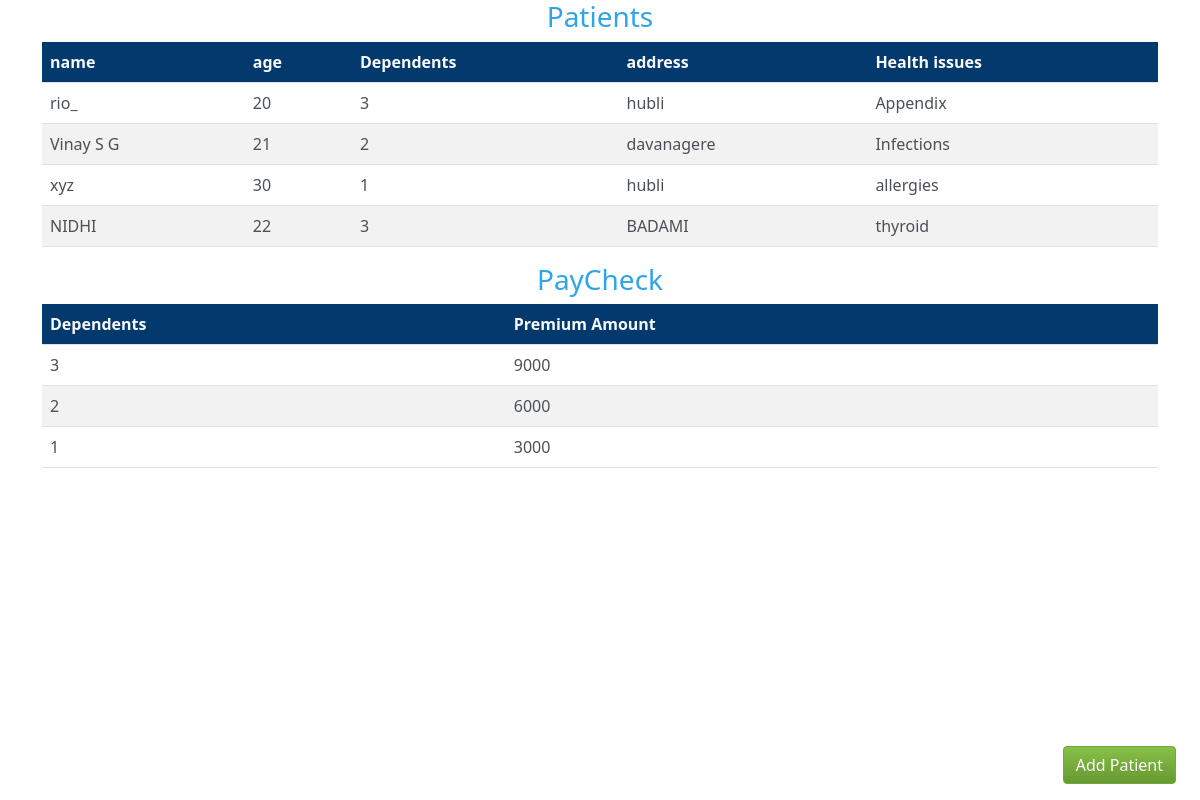
The page / on the database its author committed.
### myapp/models.py (models this page shows)
class PatientModel(models.Model):
    name = models.CharField(max_length = 128)
    age = models.CharField(max_length = 128)
    dependents = models.CharField(max_length = 128)
    address = models.CharField(max_length = 128)
    healthIssues = models.CharField(max_length = 128)

### myapp/views.py (the view)
# urls.py: path('', homepageview, name="homepage"),
def homepageview(request):
    patients = PatientModel.objects.all()
    dependency_dict = defaultdict(int)
    for patient in patients:
        dependency_dict[patient.dependents] = int(patient.dependents) * 3000
    context = {"patients": patients, "dependents": dependency_dict.items()}
    return render(request, "myapp/homepage.html", context)

### templates/myapp/homepage.html
{% extends "base.html" %}
{% block content %}
    <a href="{% url 'addpatientpage' %}" style="position: fixed;bottom: 2vh;right: 2vw;" class="btn btn-success">Add Patient</a>
    <div class="container">
        <h3 class="text-center">Patients</h3>
        <table class="table table-striped">
            <tr class="bg-info text-light">
                <th>name</th>
                <th>age</th>
                <th>Dependents</th>
                <th>address</th>
                <th>Health issues</th>
            </tr>
            {% for patient in patients %}
            <tr>
                <td>{{patient.name}}</td>
                <td>{{patient.age}}</td>
                <td>{{patient.dependents}}</td>
                <td>{{patient.address}}</td>
                <td>{{patient.healthIssues}}</td>
            </tr>
            {% endfor %}
        </table>
    </div>
    <div class="container">
        <h3 class="text-center">PayCheck</h3>
        <table class="table table-striped">
            <tr class="bg-info text-light">
                <th>Dependents</th>
                <th>Premium Amount</th>
            </tr>
            {% for key,value in dependents%}
            <tr>
                <td>{{key}}</td>
                <td>{{value}}</td>
            </tr>
            {% endfor %}
        </table>
    </div>
{% endblock %}

### templates/base.html (shortened to what this page needs)
<!DOCTYPE html>
{% load static %}
<html lang="en">
<head>
    <link rel="stylesheet" href="{% static 'css/bootstrap.min.css' %}">
</head>
<body>
    {% block content %}
    {% endblock %}
</body>
</html>

### rows shown on the page
PatientModel: name "rio_", age "20", dependents "3", address "hubli", healthIssues "Appendix"
PatientModel: name "Vinay S G", age "21", dependents "2", address "davanagere", healthIssues "Infections"
PatientModel: name "xyz", age "30", dependents "1", address "hubli", healthIssues "allergies"
PatientModel: name "NIDHI", age "22", dependents "3", address "BADAMI", healthIssues "thyroid"

### other values the page prints
{{ key }} "3" "2" "1"
{{ value }} "9000" "6000" "3000"
